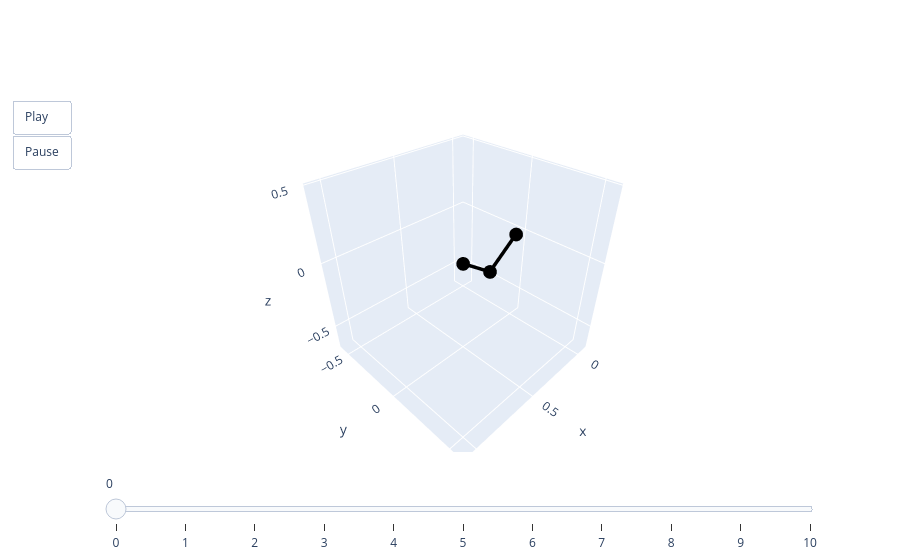

Notebook source saved alongside this figure:
### Code cell
animate(pred[1])

### Figure 1 — Plotly figure (JSON) as saved in the notebook; plotly's stock layout.template omitted (floating-point values rounded to 4 significant figures)
{"data": [{"line": {"color": "black", "width": 7}, "mode": "lines+markers", "type": "scatter3d", "x": [0, 0.25, 0.5], "y": [0, 0, 0], "z": [0, -0.1813, 0]}], "layout": {"scene": {"aspectmode": "cube", "xaxis": {"autorange": false, "range": [-0.1, 1.1]}, "yaxis": {"autorange": false, "range": [-0.6, 0.6]}, "zaxis": {"autorange": false, "range": [-0.6906, 0.5094]}}, "sliders": [{"steps": [{"args": [["0"], {"frame": {"duration": 0, "redraw": true}, "mode": "immediate"}], "label": "0", "method": "animate"}, {"args": [["1"], {"frame": {"duration": 0, "redraw": true}, "mode": "immediate"}], "label": "1", "method": "animate"}, {"args": [["2"], {"frame": {"duration": 0, "redraw": true}, "mode": "immediate"}], "label": "2", "method": "animate"}, {"args": [["3"], {"frame": {"duration": 0, "redraw": true}, "mode": "immediate"}], "label": "3", "method": "animate"}, {"args": [["4"], {"frame": {"duration": 0, "redraw": true}, "mode": "immediate"}], "label": "4", "method": "animate"}, {"args": [["5"], {"frame": {"duration": 0, "redraw": true}, "mode": "immediate"}], "label": "5", "method": "animate"}, {"args": [["6"], {"frame": {"duration": 0, "redraw": true}, "mode": "immediate"}], "label": "6", "method": "animate"}, {"args": [["7"], {"frame": {"duration": 0, "redraw": true}, "mode": "immediate"}], "label": "7", "method": "animate"}, {"args": [["8"], {"frame": {"duration": 0, "redraw": true}, "mode": "immediate"}], "label": "8", "method": "animate"}, {"args": [["9"], {"frame": {"duration": 0, "redraw": true}, "mode": "immediate"}], "label": "9", "method": "animate"}, {"args": [["10"], {"frame": {"duration": 0, "redraw": true}, "mode": "immediate"}], "label": "10", "method": "animate"}]}], "updatemenus": [{"buttons": [{"args": [null, {"frame": {"duration": 50, "redraw": true}, "fromcurrent": true}], "label": "Play", "method": "animate"}, {"args": [[null], {"frame": {"duration": 0, "redraw": true}, "mode": "immediate"}], "label": "Pause", "method": "animate"}], "showactive": false, "type": "buttons"}]}}
